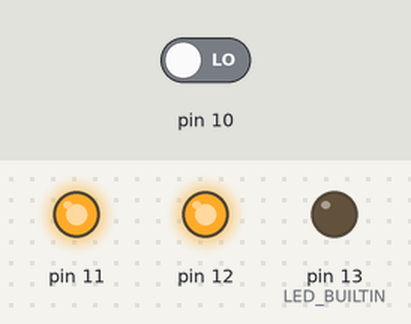
A sketch run on a simulated Arduino Uno, built with avr-gcc and run on an emulated ATmega328P. Parts: output pins drawn as LEDs (lit = HIGH). The inputs (shaded band) are chosen by the test bench; at power-on: pin 10 LOW.

Above: at 17.4 s.
17.5 s: pin 10 driven HIGH
At 24.8 s:
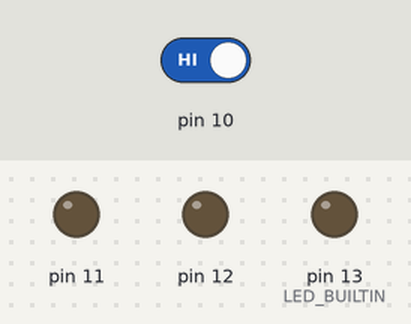
26.5 s: pin 10 driven LOW
At 27.9 s:
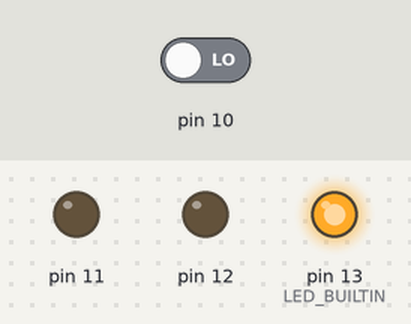
At 39.4 s:
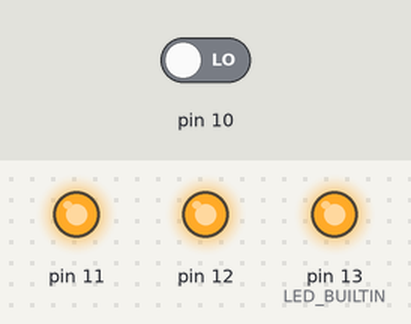
Timing chart, 0 to 44.0 s (numbered marks = the images above; inputs shaded):
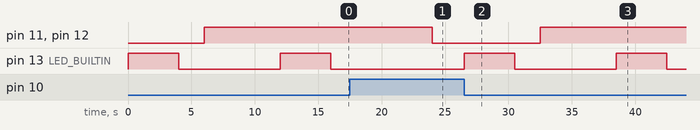

Measured:
- after the input at 17.5 s, pin 11, pin 12: HIGH → LOW after 6.5 s; pin 13 (LED_BUILTIN): stays LOW (without the input it goes to HIGH after 6.5 s)
- after the input at 26.5 s, pin 11, pin 12: LOW → HIGH after 6.0 s; pin 13 (LED_BUILTIN): alternates HIGH for 4.0 s and LOW for 8.0 s, starting at once
- by itself, pin 13 (LED_BUILTIN): alternates HIGH for 4.0 s and LOW for 8.0 s

The sketch:

Practica_14_Victor.ino
```cpp
// C++ code
//
void setup()
{
  pinMode(10, INPUT);
  pinMode(LED_BUILTIN, OUTPUT);
  pinMode(11, OUTPUT);
  pinMode(12, OUTPUT);
}

void loop()
{
  if (digitalRead(10) == HIGH) {
    digitalWrite(LED_BUILTIN, LOW);
    digitalWrite(11, LOW);
    digitalWrite(12, LOW);
  } else {
    digitalWrite(LED_BUILTIN, HIGH);
    delay(4000); // Wait for 4000 millisecond(s)
    digitalWrite(LED_BUILTIN, LOW);
    delay(2000); // Wait for 2000 millisecond(s)
    digitalWrite(12, HIGH);
    digitalWrite(11, HIGH);
    delay(4000); // Wait for 4000 millisecond(s)
    digitalWrite(12, HIGH);
    digitalWrite(12, HIGH);
    delay(2000); // Wait for 2000 millisecond(s)
  }
}
```
